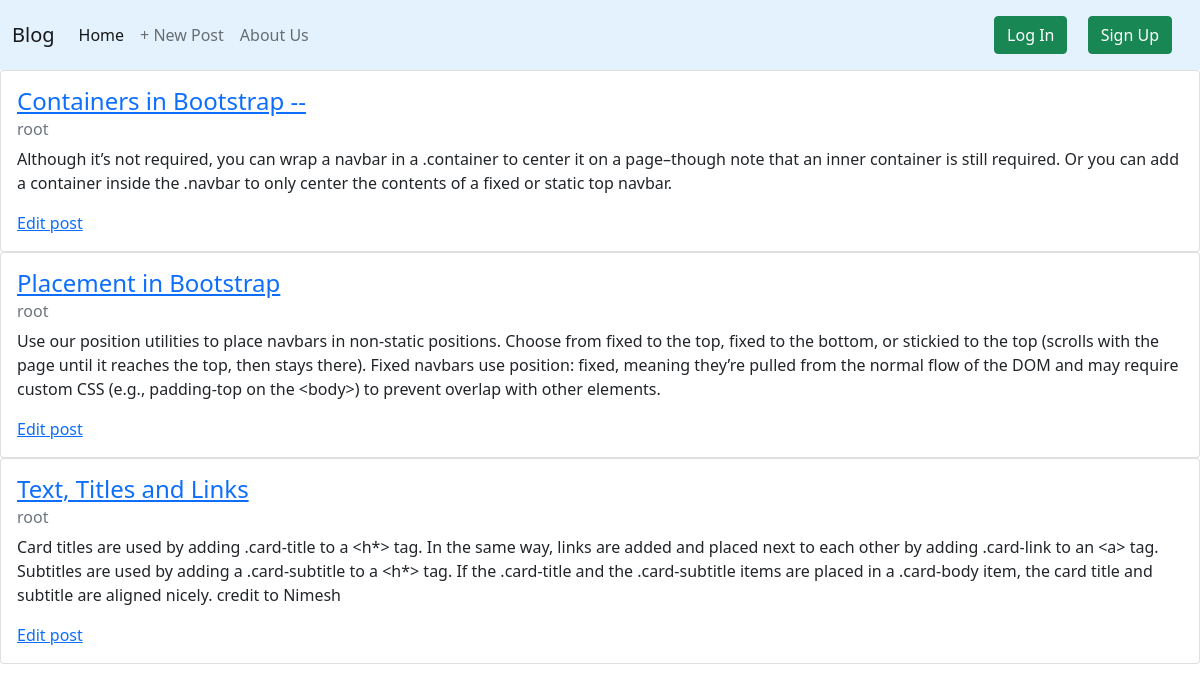
Before: / with the older database file.
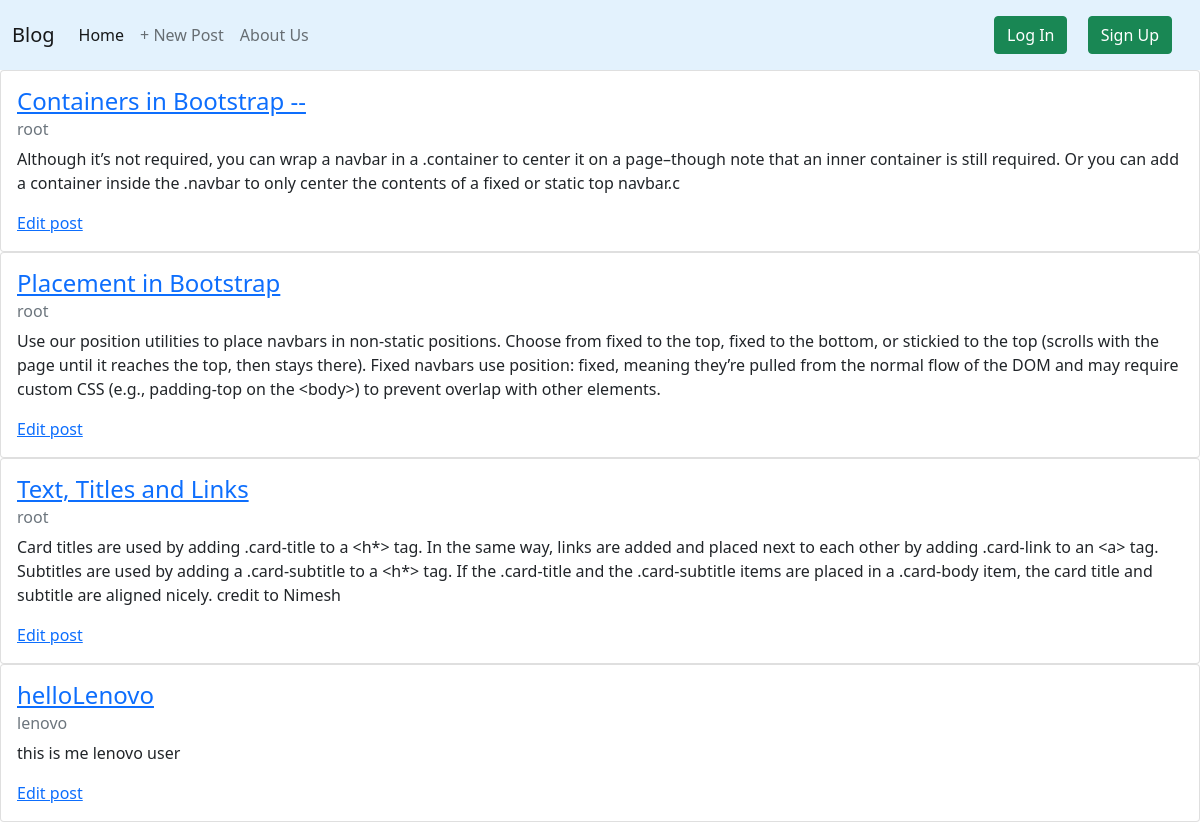
After: the same page with the newer database file.
### blog/models.py (models this page shows, shortened)
class Post(models.Model):
    title = models.CharField(max_length=200)
    author = models.ForeignKey('auth.User', on_delete=models.CASCADE)
    body = models.TextField()

### blog/views.py (the view)
# urls.py: path('',HomeView.as_view(),name='home'),
class HomeView(ListView):
    model = Post
    template_name = 'home.html'

### templates/home.html (shortened to what this page needs)
{% extends 'base.html' %}
{% block content %}
    {% for item in object_list %}
        <div class="card" style="width: auto;">
            <div class="card-body">
            <h4 class="card-title"><a href="{% url 'post_detail' item.pk %}">{{ item.title }}</a></h4>
            <h6 class="card-subtitle mb-2 text-muted">{{ item.author }}</h6>
            <p class="card-text">{{ item.body }}</p>
            <a href="{% url 'post_edit' item.pk%}" class="card-link">Edit post</a>
            </div>
        </div>
    {% endfor %}
{% endblock content %}

### templates/base.html (shortened to what this page needs)
<!doctype html>
<html lang="en">
  <head>
    <link href="https://cdn.jsdelivr.net/npm/bootstrap@5.1.3/dist/css/bootstrap.min.css" rel="stylesheet">
  </head>
  <body>
    <nav class="navbar navbar-expand-lg navbar-light" style="background-color: #e3f2fd;">
        <div class="container-fluid">
          <a class="navbar-brand" href="{% url 'home' %}">Blog</a>
          <div class="collapse navbar-collapse" id="navbarText">
            <ul class="navbar-nav me-auto mb-2 mb-lg-0">
              <li class="nav-item">
                <a class="nav-link active" aria-current="page" href="{% url 'home' %}">Home</a>
              </li>
              <li class="nav-item">
                <a class="nav-link" href="{% url 'post_create' %}">+ New Post</a>
              </li>
              <li class="nav-item">
                <a class="nav-link" href="">About Us</a>
              </li>
            </ul>
            <span class="navbar-text">
              {% if user.is_authenticated %}
                <a class="navbar-brand" href="{% url 'logout' %}"><button class="btn btn-success">Log Out</button></a>
              {% else %}
                <a class="navbar-brand" href="{% url 'login' %}"><button class="btn btn-success">Log In</button></a>
                <a class="navbar-brand" href="{% url 'signup' %}"><button class="btn btn-success">Sign Up</button></a>
              {% endif %}
            </span>
          </div>
        </div>
    </nav>
    {% block content %} {% endblock content %}
  </body>
</html>

Changed rows visible on the page:
changed Post "Containers in Bootstrap --": body "…fixed or static top navbar." → "…fixed or static top navbar.c"
added Post: title "helloLenovo", author "lenovo", body "this is me lenovo user"
